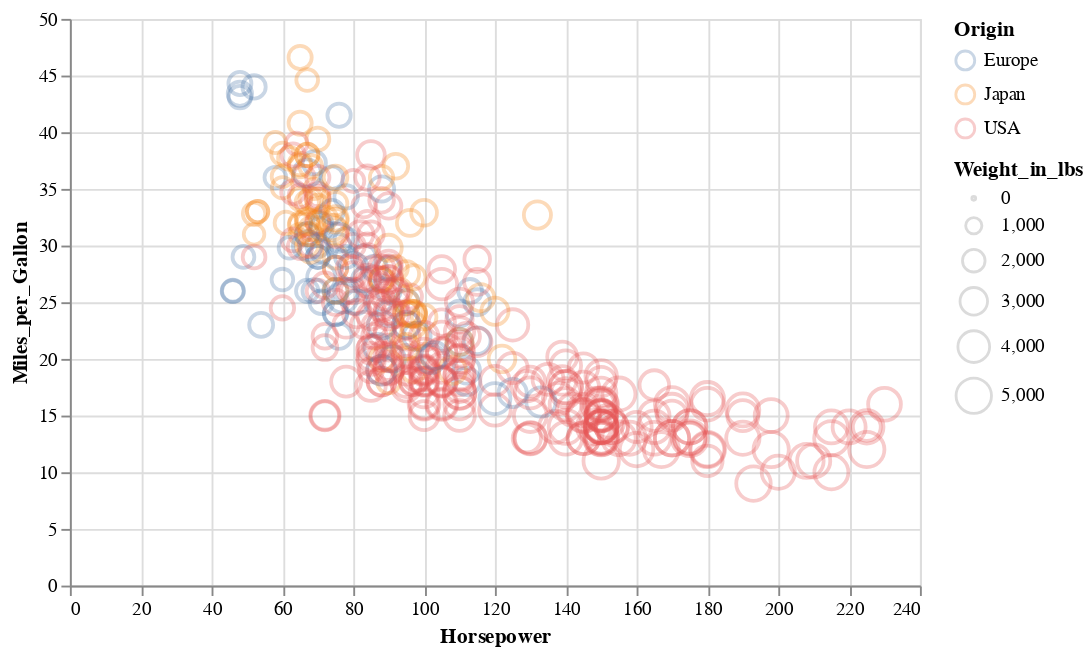

The cell this chart's notebook holds for it:
### Markdown cell above
Both the size and the color of points can be specified, as well as the transparency:

### Code cell
cars.vgplot.scatter(x='Horsepower', y='Miles_per_Gallon',
                    c='Origin', s='Weight_in_lbs', alpha=0.3)

### Figure 1 — Vega-Lite specification as saved in the notebook (floating-point values rounded to 4 significant figures; data arrays with more than 128 entries replaced by an {"elided": "..."} marker saying what was removed)
{"$schema": "https://vega.github.io/schema/vega-lite/v2.4.3.json", "config": {"view": {"height": 300, "width": 400}}, "data": {"values": {"elided": "406 records"}}, "encoding": {"color": {"field": "Origin", "type": "nominal"}, "opacity": {"value": 0.3}, "size": {"field": "Weight_in_lbs", "type": "quantitative"}, "x": {"field": "Horsepower", "type": "quantitative"}, "y": {"field": "Miles_per_Gallon", "type": "quantitative"}}, "height": 300, "mark": "point", "title": "", "width": 450}
